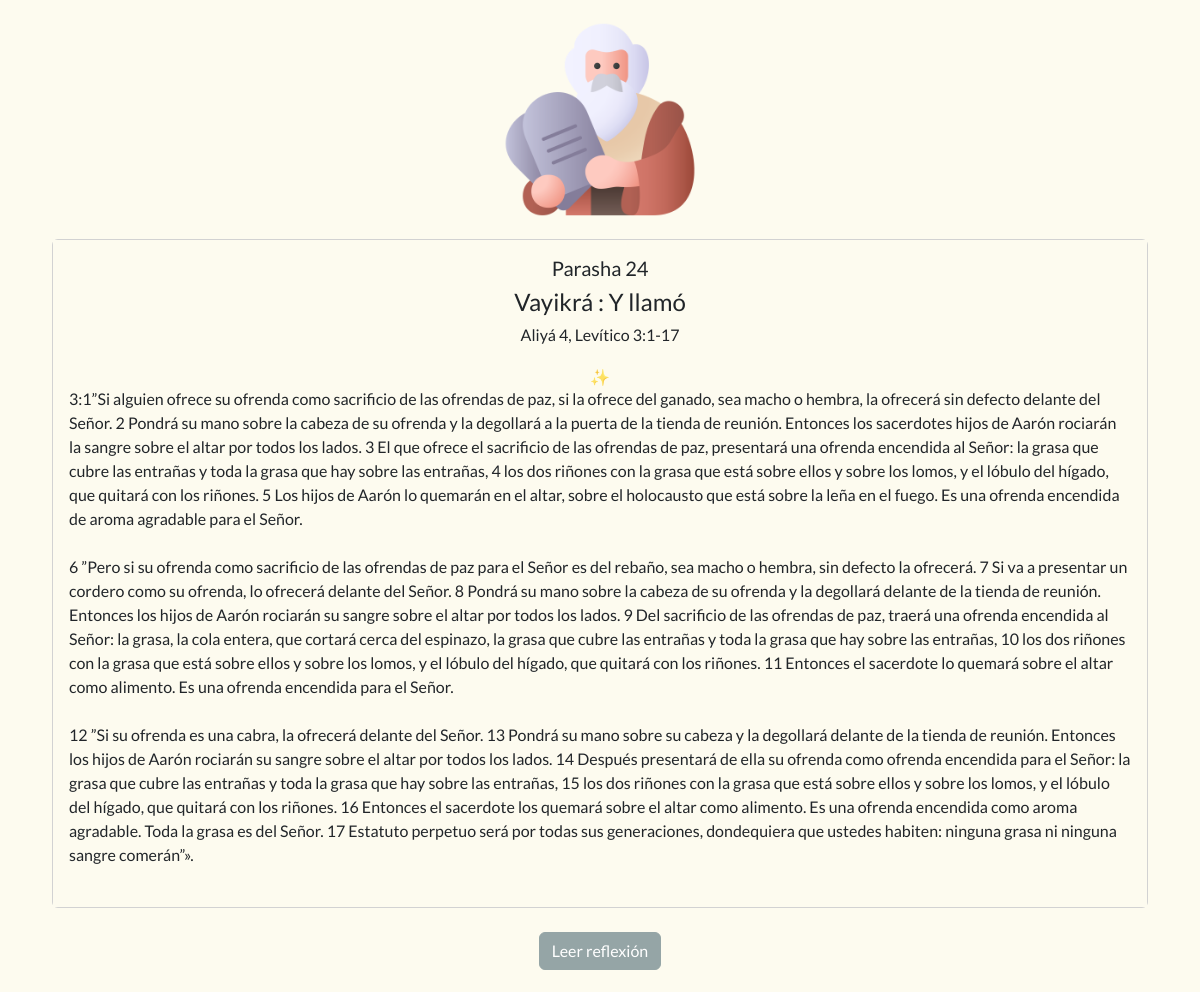
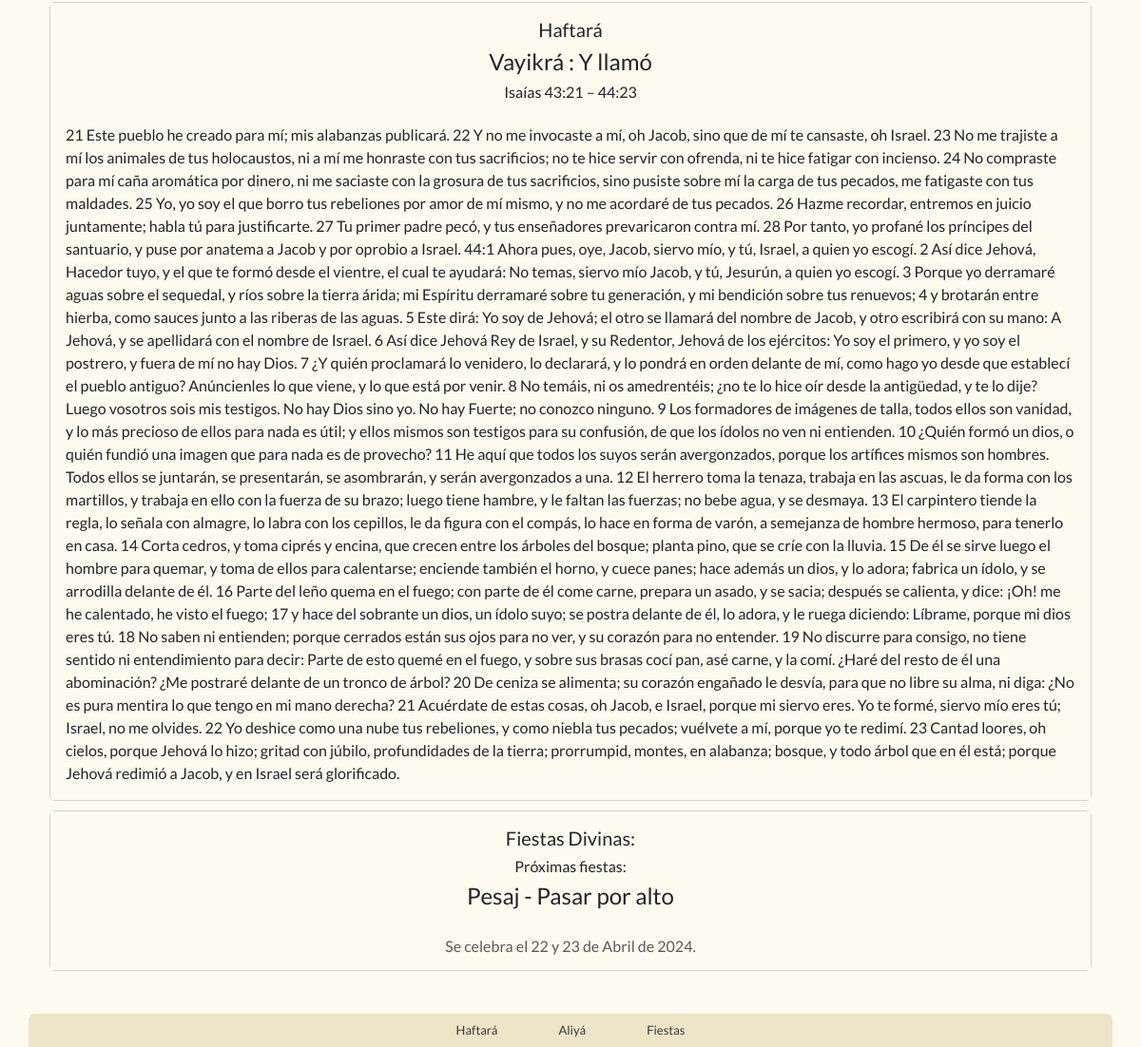
The page / on the database its author committed (2 pictures, top to bottom).
### tables this page shows
CREATE TABLE parasha(
    id INTEGER PRIMARY KEY AUTOINCREMENT,
	isPublic BOOLEAN,
    nroParasha INT,
    nameParasha VARCHAR(255),
    signParasha VARCHAR(255),
	section1 VARCHAR(255),
	section2 VARCHAR(255),
	section3 VARCHAR(255),
	section4 VARCHAR(255),
	section5 VARCHAR(255),
	section6 VARCHAR(255),
	section7 VARCHAR(255),
    aliya1 TEXT,
    aliya2 TEXT,
    aliya3 TEXT,
    aliya4 TEXT,
    aliya5 TEXT,
    aliya6 TEXT,
    aliya7 TEXT,
    titleReflection1 VARCHAR(255),
    titleReflection2 VARCHAR(255),
    titleReflection3 VARCHAR(255),
    titleReflection4 VARCHAR(255),
    titleReflection5 VARCHAR(255),
    titleReflection6 VARCHAR(255),
    titleReflection7 VARCHAR(255),
    reflection1 TEXT,
    reflection2 TEXT,
    reflection3 TEXT,
    reflection4 TEXT,
    reflection5 TEXT,
    reflection6 TEXT,
    reflection7 TEXT,
    sectionHaftara VARCHAR(255),
    haftara TEXT,
    verso1 TEXT,
    verso2 TEXT,
    verso3 TEXT,
    verso4 TEXT,
    verso5 TEXT,
    verso6 TEXT,
    verso7 TEXT
);

### index.py (the view)
@app.route("/")
def home():
    data_list = get_text_aliya()
    nro_parasha = data_list[0]
    name_parasha = data_list[1]
    sign_parasha = data_list[2]
    sect_aliya = data_list[3]
    text_aliya = data_list[4]
    title_reflection = data_list[5]
    text_reflection = data_list[6]
    featured_verse = data_list[7]
    section_haftara = data_list[8]
    text_haftara = data_list[9]
    day = get_day_number()
    return render_template(
        "index.html",
        nro_parasha=nro_parasha,
        name_parasha=name_parasha,
        sign_parasha=sign_parasha,
        sect_aliya=sect_aliya,
        text_aliya=text_aliya,
        title_reflection=title_reflection,
        text_reflection=text_reflection,
        featured_verse=featured_verse,
        section_haftara=section_haftara,
        text_haftara=text_haftara,
        day=day,
    )

### models/get_utils.py (called while the page is built)
def get_day_number():
    day_number = datetime.today().isoweekday() + 1
    day_aliya = "aliya" + str(day_number)
    return day_number

def get_text_aliya():
    day = get_day_number()
    section = "section" + str(day)
    aliya = "aliya" + str(day)
    titleReflection = "titleReflection" + str(day)
    reflection = "reflection" + str(day)
    verso = "verso" + str(day)
    if aliya == "aliya8":
        aliya = "aliya1"
        section = "sect1"
    query = (
        "SELECT nroParasha, nameParasha, signParasha, "
        + section
        + ", "
        + aliya
        + ", "
        + titleReflection
        + ", "
        + reflection
        + ", "
        + verso
        + ", sectionHaftara, haftara FROM parasha WHERE isPublic = true"
    )
    connection_DB =connection.cursor()
    connection_DB.execute(query)
    data = connection_DB.fetchone()
    data_list= list(data)
    connection_DB.close()
    return data_list

### templates/index.html (shortened to what this page needs)
<html lang="es">
<head>
  <link href="https://bootswatch.com/5/flatly/bootstrap.css" rel="stylesheet">
  <link rel="stylesheet" href="static/style.css">
</head>
<body class="m-0 border-0 bd-example-row-flex-cols" style="background: #FDFBEF;">
  <div class="container" style="background: #FDFBEF;">
    <div class="column">
      <div class="col text-center">
        <img src="static/img/moises.png" alt="moises-tablas" width="20%">
      </div>
      <div class="col">
        <div id="aliya-text" class="card">
          <div class="card-body" style="background-color:#FDFBEF">
            <h5 class="card-title text-center">Parasha {{nro_parasha}} </h5>
            <h4 class="card-title text-center">{{ name_parasha }} : {{ sign_parasha }} </h4>
            <h6 class="card-title text-center">Aliyá {{ day }}, {{ sect_aliya }}</h6>
            <h6 class="card-subtitle text-muted text-center"><br>✨</h6>
            <p class="card-text default-text">{{ text_aliya }}</p>
          </div>
        </div>
      </div>
      <div class="col m-4">
        <div class="text-center">
        <button type="button" class="btn btn-secondary" data-bs-toggle="modal" data-bs-target="#leerReflexion">
          Leer reflexión
        </button>
        </div>
      </div>
      <div class="col">
        <div id="haftara-text" class="card">
          <div class="card-body" style="background-color:#FDFBEF">
            <h5 class="card-title text-center">Haftará</h5>
            <h4 class="card-title text-center">{{ name_parasha }} : {{ sign_parasha }} </h4>
            <h6 class="card-title text-center">{{ section_haftara }}</h6>
            <h6 class="card-subtitle text-muted text-center"><br></h6>
            <p class="card-text">{{ text_haftara }}</p>
          </div>
        </div>
      </div>
      <div class="col">
        <div id="party-info" class="card">
          <div class="card-body" style="background-color:#FDFBEF">
            <h5 class="card-title text-center">Fiestas Divinas:</h5>
            <h6 class="card-title text-center">Próximas fiestas:</h6>
            <h4 class="card-title text-center">Pesaj - Pasar por alto</h4>
            <br>
            <h6 class="card-subtitle text-muted text-center">Se celebra el 22 y 23 de Abril de 2024.<br></h6>
          </div>
        </div>
      </div>
      <div class="barra-navigation fixed-bottom">
        <div class="container container-barra rounded-top" style="background: #EEE4C7;">
          <div class="d-flex flex-wrap align-items-center justify-content-center ">
            <ul class="nav col-12 col-lg-auto my-2 my-md-0 text-small flex-nowrap justify-content-center text-center" style="margin-bottom: 0px;">
              <li>
                <a href="#haftara-text" class="nav-link" style="color: #343a40">
                  <p style="font-size: small; text-align: center; margin: 0px;">Haftará</p>
                </a>
              </li>
              <li>
                <a href="#aliya-text" class="nav-link" style="color: #343a40">
                <p style="font-size: small; text-align: center; margin: 0px;">Aliyá</p>
                </a>
              </li>
              <li>
                <a href="#party-info" class="nav-link" style="color: #343a40">
                  <p style="font-size: small; text-align: center; margin: 0px;">Fiestas</p>
                </a>
              </li>
            </ul>
          </div>
        </div>
      </div>
    </div>
  </div>
</body>
</html>

### static/style.css (style rules this page uses)
.container { background-color:#fffffe; }
.container .column { margin-bottom: 80px; }
.container .column .col { margin: 10px; }
.default-text { white-space: pre-wrap }
.nav-link { font-size: 30px; }

### rows shown on the page
parasha: nameParasha "Vayikrá", signParasha "Y llamó", section4 "Levítico 3:1-17", aliya4 "3:1”Si alguien ofrece su ofrenda como sacrificio de las ofrendas de paz, si la ofrece del ganado, sea macho o hembra, la ofrecerá sin defecto delante del Señor. 2 Pondrá su mano sobre la cabeza de su ofrenda y la degollará a la puerta de la tienda de reunión. Entonces los sacerdotes hijos de Aarón rociarán la sangre sobre el altar por todos los lados. 3 El que ofrece el sacrificio de las ofrendas de paz, presentará una ofrenda encendida al Señor: la grasa que cubre las entrañas y toda la grasa que hay sobre las entrañas, 4 los dos riñones con la grasa que está sobre ellos y sobre los lomos, y el lóbulo del hígado, que quitará con los riñones. 5 Los hijos de Aarón lo quemarán en el altar,…", sectionHaftara "Isaías 43:21 – 44:23", haftara "21 Este pueblo he creado para mí; mis alabanzas publicará. 22 Y no me invocaste a mí, oh Jacob, sino que de mí te cansaste, oh Israel. 23 No me trajiste a mí los animales de tus holocaustos, ni a mí me honraste con tus sacrificios; no te hice servir con ofrenda, ni te hice fatigar con incienso. 24 No compraste para mí caña aromática por dinero, ni me saciaste con la grosura de tus sacrificios, sino pusiste sobre mí la carga de tus pecados, me fatigaste con tus maldades. 25 Yo, yo soy el que borro tus rebeliones por amor de mí mismo, y no me acordaré de tus pecados. 26 Hazme recordar, entremos en juicio juntamente; habla tú para justificarte. 27 Tu primer padre pecó, y tus enseñadores…"

### other values the page prints
{{ nro_parasha }} "24"
{{ day }} "4"
